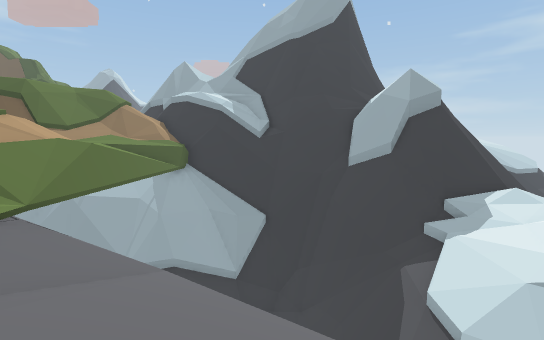
[1] (above)

24 first-person views from a walk through a scene from a Unity 3-D project. The camera is 1.3 m above the floor, tilts 6° down and sees 85° across. Doors are open. The floor is counted in squares, 2 m on a side. Each view is taken from the middle of a square. On the plan, view 1 faces up. The plan holds only what a view shows up to about 9 squares ahead; the rest is blank. The place goes on beyond the plan. The player character is not drawn. Some animated figures are not drawn.

[2]
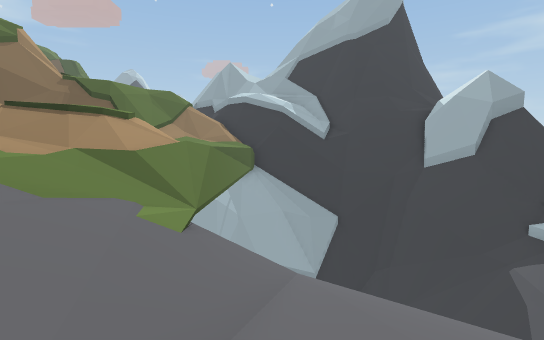

[3]
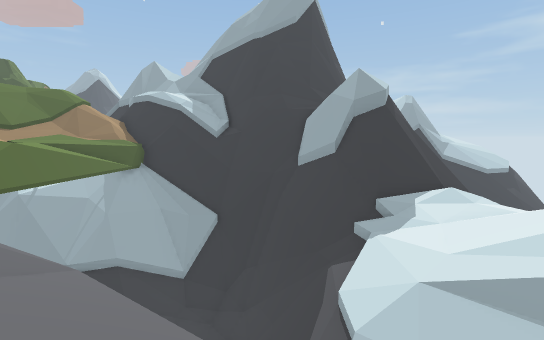

[4]
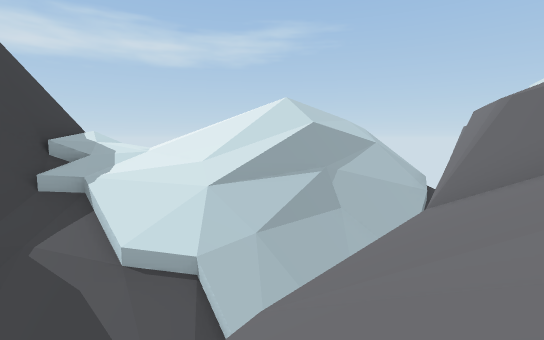

[5]
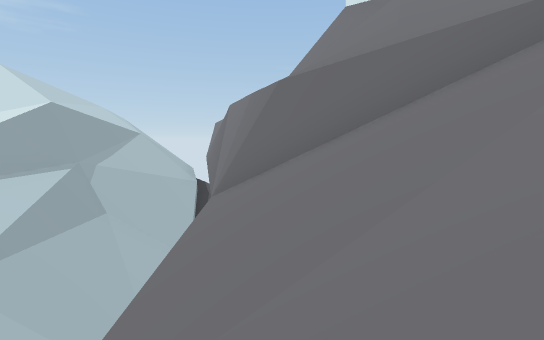

[6]
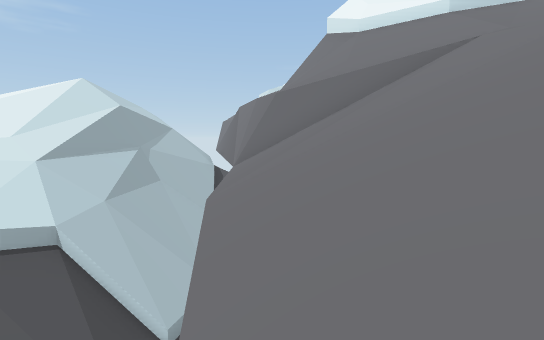

[7]
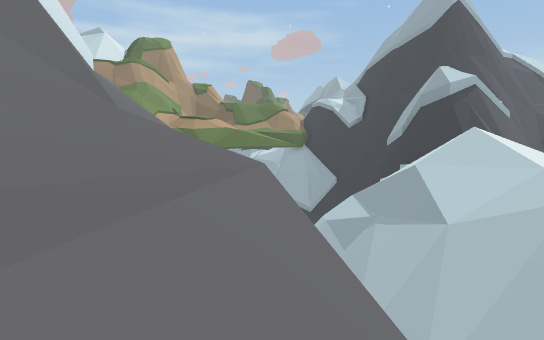

[8]
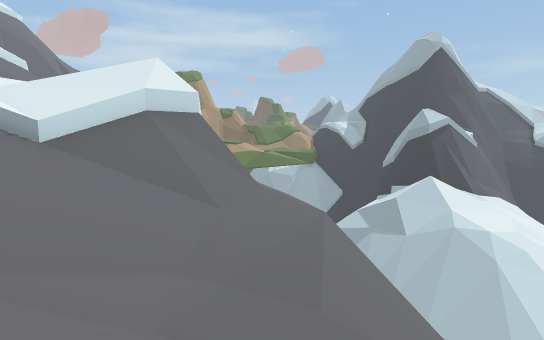

[9]
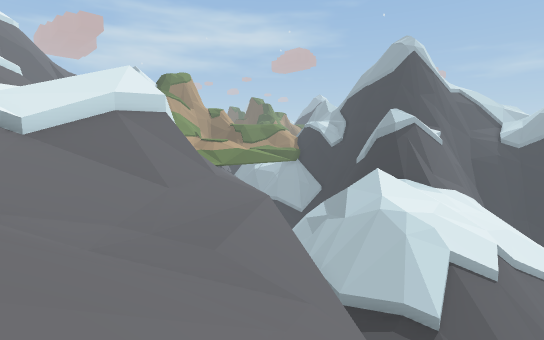

[10]
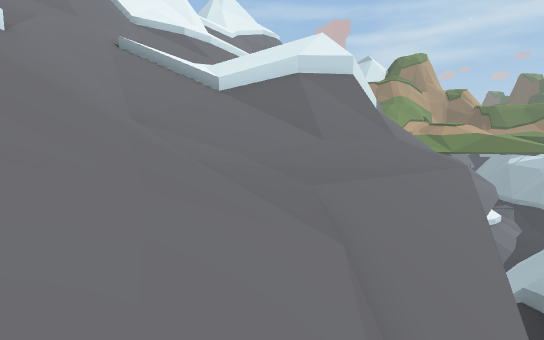

[11]
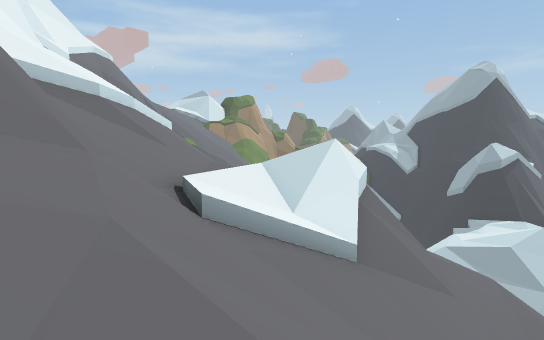

[12]
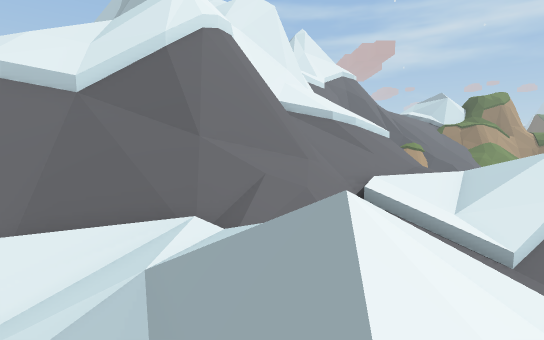

[13]
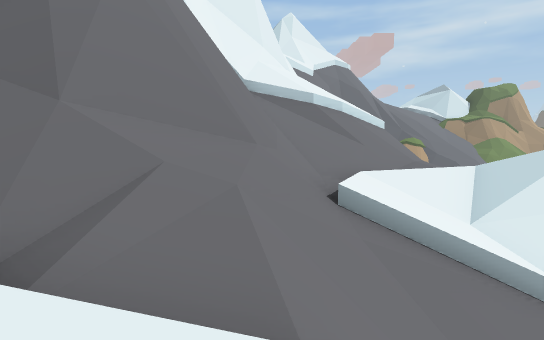

[14]
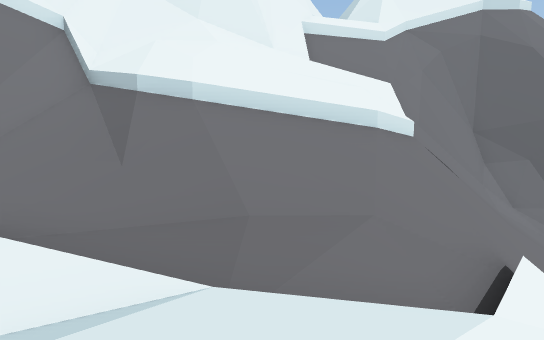

[15]
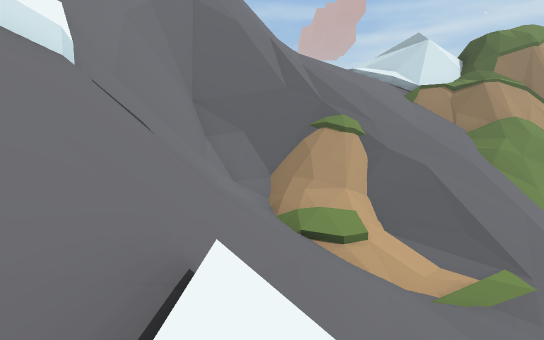

[16]
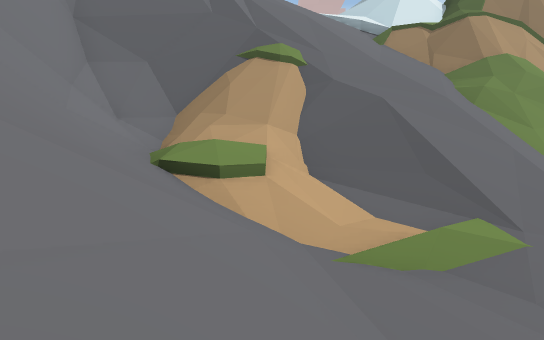

[17]
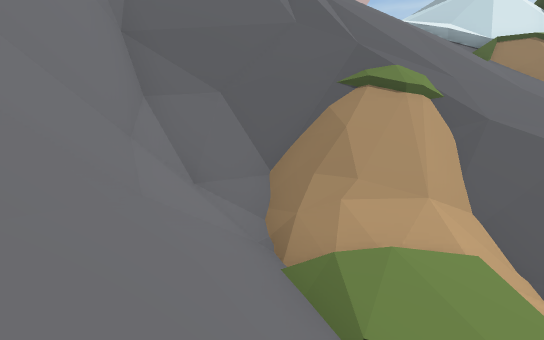

[18]
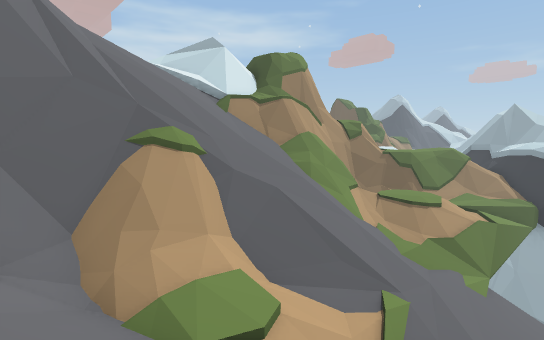

[19]
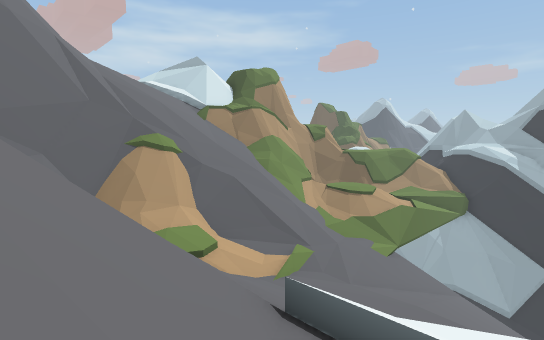

[20]
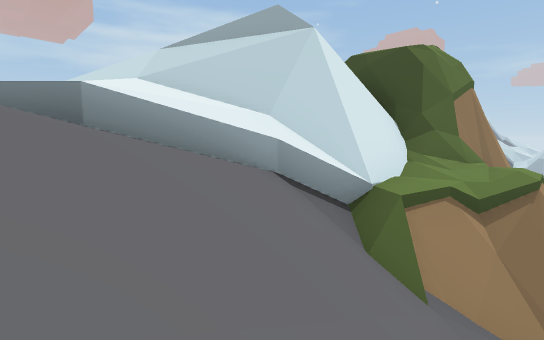

[21]
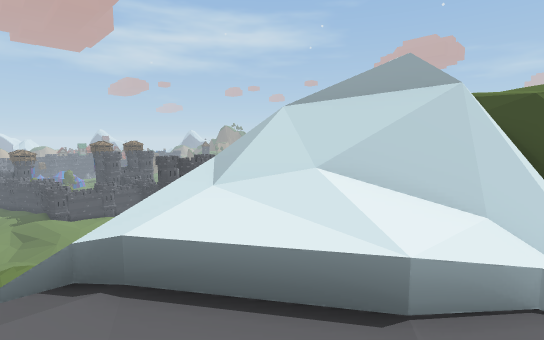

[22]
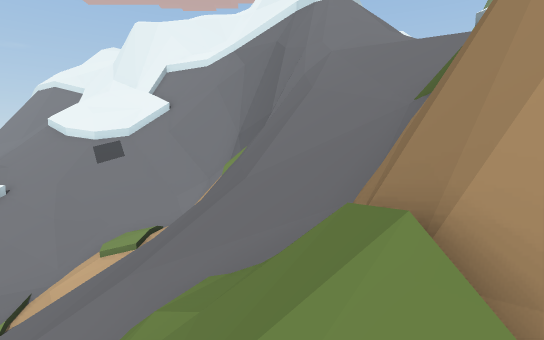

[23]
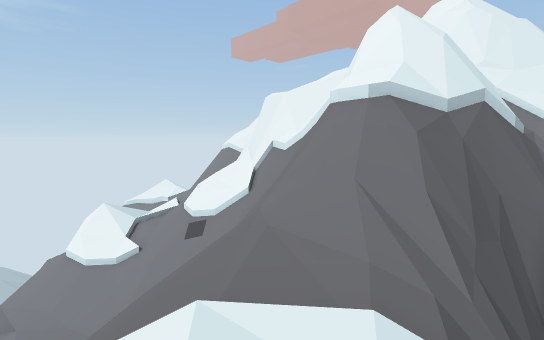

[24]
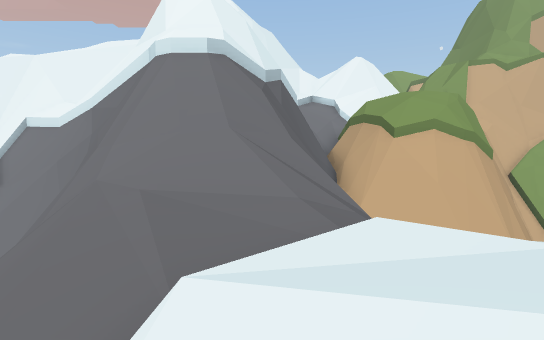

### Floor plan
Key: @ floor where view 1 was taken; # wall or solid block; x gap in a wall; . main floor; : floor 0.75 m higher than the main floor; + floor 2.5 m higher than the main floor; - floor 4.75 m lower than the main floor; * floor 4.75 m higher than the main floor; % floor 12 m higher than the main floor; & floor 12.75 m higher than the main floor; / step, stairs or slope; = window, fence, low wall or low ledge; ^ raised ledge; v drop or lower ground.
Columns run from 20 left of view 1 to 14 right of it. Each row starts with its distance up from view 1.
  9                       vv##  vv
  8                 =    vvvvvvvvv
  7                 v     vvvvvvv
  6      #         #///v   vvvvvv
  5      ### #/    #////v  vvvv v
  4        ###/#/////////-vvvv#vvv v  v
  3     #=v###/////////////vvvv#vvvvvvv
  2     =//##///////////////vvvvvvvvvvv
  1    ////////////////////#vvvvvvvvvv
  0    /////////////.../@////vvvvvvvvv
 -1     /&/////##///:.////////vvvvvvvv
 -2     //%%//#=#////////////////vvvv
 -3     v////=##=/+/////////###////v
 -4     vv//####/////////////#///////
 -5     vvv/xv ##////////////#///.///
 -6 vvvvvvv^^^ ####///////////////..///
 -7 vvvvvv#####   ####^/////*/////////
 -8 vvvvvv#            ^///////////////
 -9     vv#             ^///////////
-10     v##              #////////
-11                      ^/###/////
-12                      ######////=/
-13                           #///=/
-14                           #/=//
-15                           ###/
-16                            ##

Where each view was taken, in squares from view 1:
view 1: 0 up, 0 right, facing up
view 2: 0 up, 3 left, facing up
view 3: 0 up, 2 right, facing up
view 4: 4 up, 1 left, facing right
view 5: 4 up, 0 right, facing down-right
view 6: 6 up, 2 left, facing down-right
view 7: 4 down, 10 right, facing up-left
view 8: 8 down, 12 right, facing up-left
view 9: 8 down, 14 right, facing up-left
view 10: 6 down, 14 right, facing left
view 11: 12 down, 9 right, facing up-left
view 12: 12 down, 12 right, facing left
view 13: 11 down, 10 right, facing left
view 14: 4 down, 3 right, facing down-left
view 15: 4 down, 0 right, facing left
view 16: 2 down, 2 left, facing left
view 17: 4 down, 4 left, facing left
view 18: 5 down, 3 left, facing up-left
view 19: 6 down, 0 right, facing up-left
view 20: 1 down, 11 left, facing up-left
view 21: 2 down, 13 left, facing up-left
view 22: 5 up, 10 left, facing down
view 23: 1 up, 16 left, facing down-right
view 24: 1 up, 14 left, facing down
